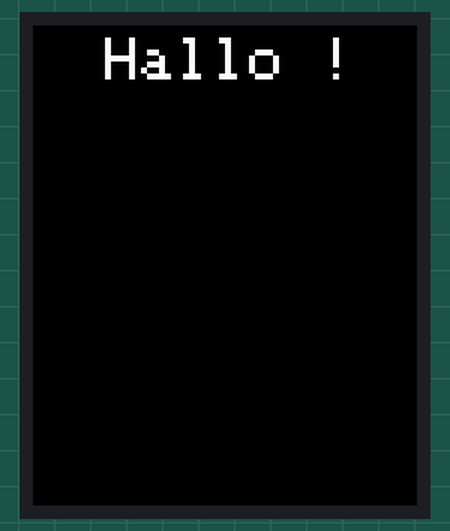
This sketch was run on a simulated Arduino Uno, built with avr-gcc and run on an emulated ATmega328P. Shown: 128×160 colour display.

Above: at 2.2 s.
At 6.2 s:
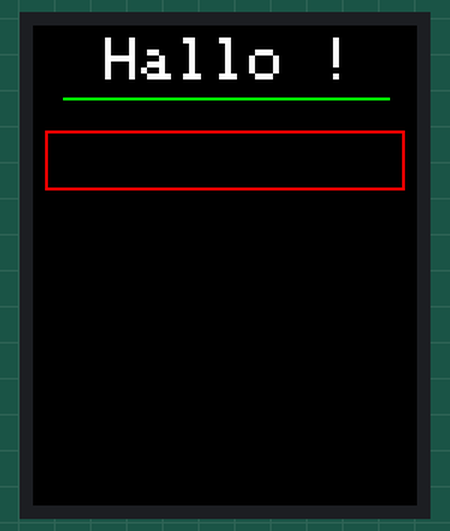
At 8.2 s:
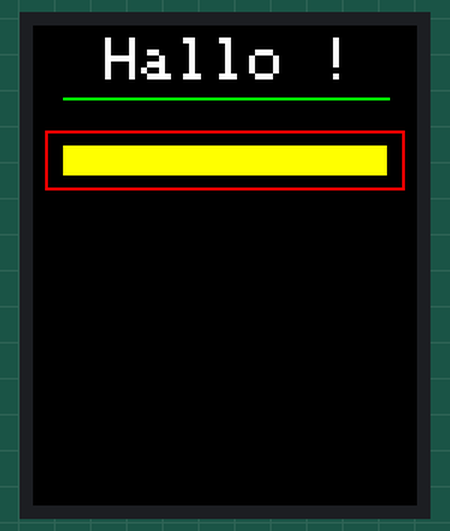
At 16.2 s:
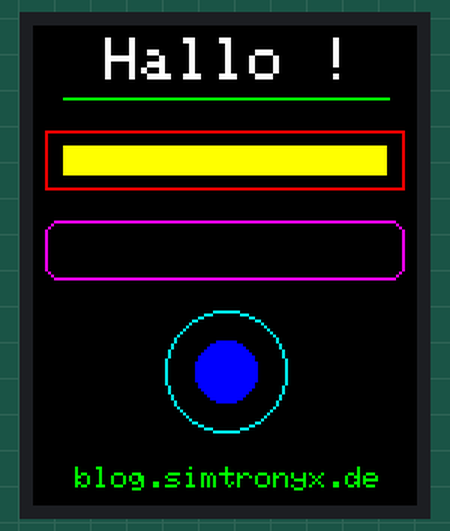
At 30.3 s:
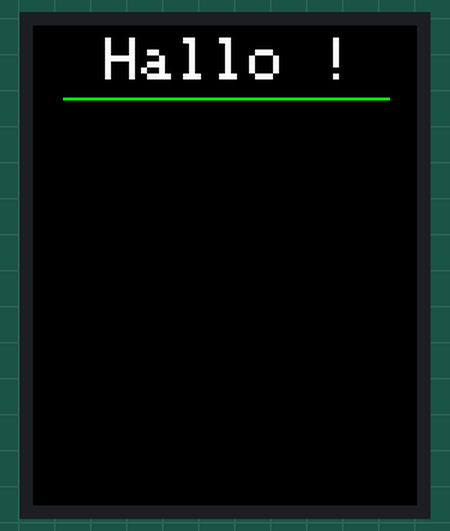
At 38.3 s:
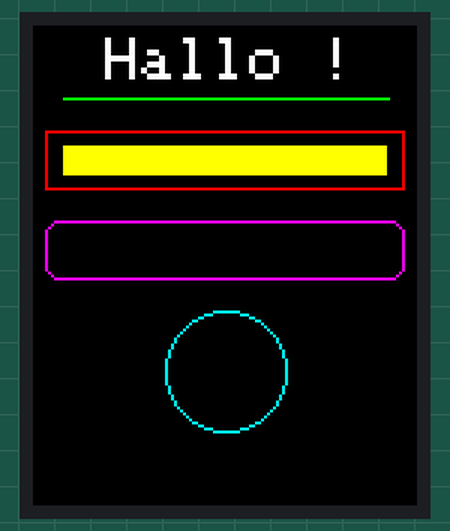

The sketch:

adafruit_1st_stest.ino
```cpp
#define TFT_PIN_CS   7 // Arduino-Pin an Display CS
#define TFT_PIN_DC   9  // Arduino-Pin an
#define TFT_PIN_RST  8  // Arduino Reset-Pin

#include <SPI.h>
#include <Adafruit_GFX.h>    // Adafruit Grafik-Bibliothek
#include <Adafruit_ST7735.h> // Adafruit ST7735-Bibliothek

Adafruit_ST7735 tft = Adafruit_ST7735(TFT_PIN_CS, TFT_PIN_DC, TFT_PIN_RST);  // Display-Bibliothek Setup

void setup(void) {


  tft.initR(INITR_BLACKTAB);   // ST7735-Chip initialisieren

}

void loop() {

  // Bildschirm mit Farbe fuellen
  // fillScreen(farbe);
  tft.fillScreen(ST7735_BLACK);

  delay(2000); // 2 Sekunden warten

  // Fontgroesse setzen
  // setTextSize(groesse);
  tft.setTextSize(2);

  // Schrift umbrechen?
  // setTextWrap(true);   true=Ja, false=Nein
  tft.setTextWrap(true);

  // Textposition setzen
  // setCursor(x,y);
  tft.setCursor(24,4);

  // Textfarbe setzen
  // setTextColor(farbe);
  tft.setTextColor(ST7735_WHITE);

  // Text ausgeben
  // print(text);
  tft.print("Hallo !");

  delay(2000); // 2 Sekunden warten

  // Linie zeichnen
  // drawLine(x_start,y_start,x_ende,y_ende,farbe);
  tft.drawLine(10,24,118,24,ST7735_GREEN);

  delay(2000); // 2 Sekunden warten

  // Ein Rechteck zeichnen
  // drawRect(x_oben_links,y_oben_links,weite,hoehe,farbe);
  tft.drawRect(4,35,120,20,ST7735_RED);

  delay(2000); // 2 Sekunden warten

  // Ein gefuelltes Rechteck zeichnen
  // drawRect(x_oben_links,y_oben_links,weite,hoehe,farbe);
  tft.fillRect(10,40,108,10,ST7735_YELLOW);

  delay(2000); // 2 Sekunden warten

  // Ein Rechteck zeichnen
  // drawRoundRect(x_oben_links,y_oben_links,weite,hoehe,rundung,farbe);
  tft.drawRoundRect(4,65,120,20,5,ST7735_MAGENTA);

  delay(2000);

  // Einen Kreis zeichnen
  // drawCircle(x_oben_links,y_oben_links,radius,farbe);
  tft.drawCircle(64,115, 20, ST7735_CYAN);

  delay(2000); // 2 Sekunden warten

  // Einen gefuellten Kreis zeichnen
  // fillCircle(x_oben_links,y_oben_links,radius,farbe);
  tft.fillCircle(64,115, 10, ST7735_BLUE);

  delay(2000); // 2 Sekunden warten

  // Neue Fontgroesse setzen
  // setTextSize(groesse);
  tft.setTextSize(1);

  // Neue Textfarbe setzen
  // setTextColor(farbe);
  tft.setTextColor(ST7735_GREEN);

  // Neue Textposition setzen
  // setCursor(x,y);
  tft.setCursor(14,147);

  // Text ausgeben
  // print(text);
  tft.print("blog.simtronyx.de");

  delay(8000); // 8 Sekunden warten

  // Gesamtes Display invertieren?
  // invertDisplay(true);   true=Ja, false=Nein
  tft.invertDisplay(true);

  delay(1000); // 1 Sekunde warten

  // Gesamtes Display invertieren?
  // invertDisplay(false);   true=Ja, false=Nein
  tft.invertDisplay(false);

  delay(1000); // 1 Sekunde warten
}
```

Measured:
- what the display in image 0 shows lasts 2.0 s, from 2.2 s to 4.2 s
- what the display in image 3 shows lasts 8.0 s, from 16.2 s to 24.2 s
